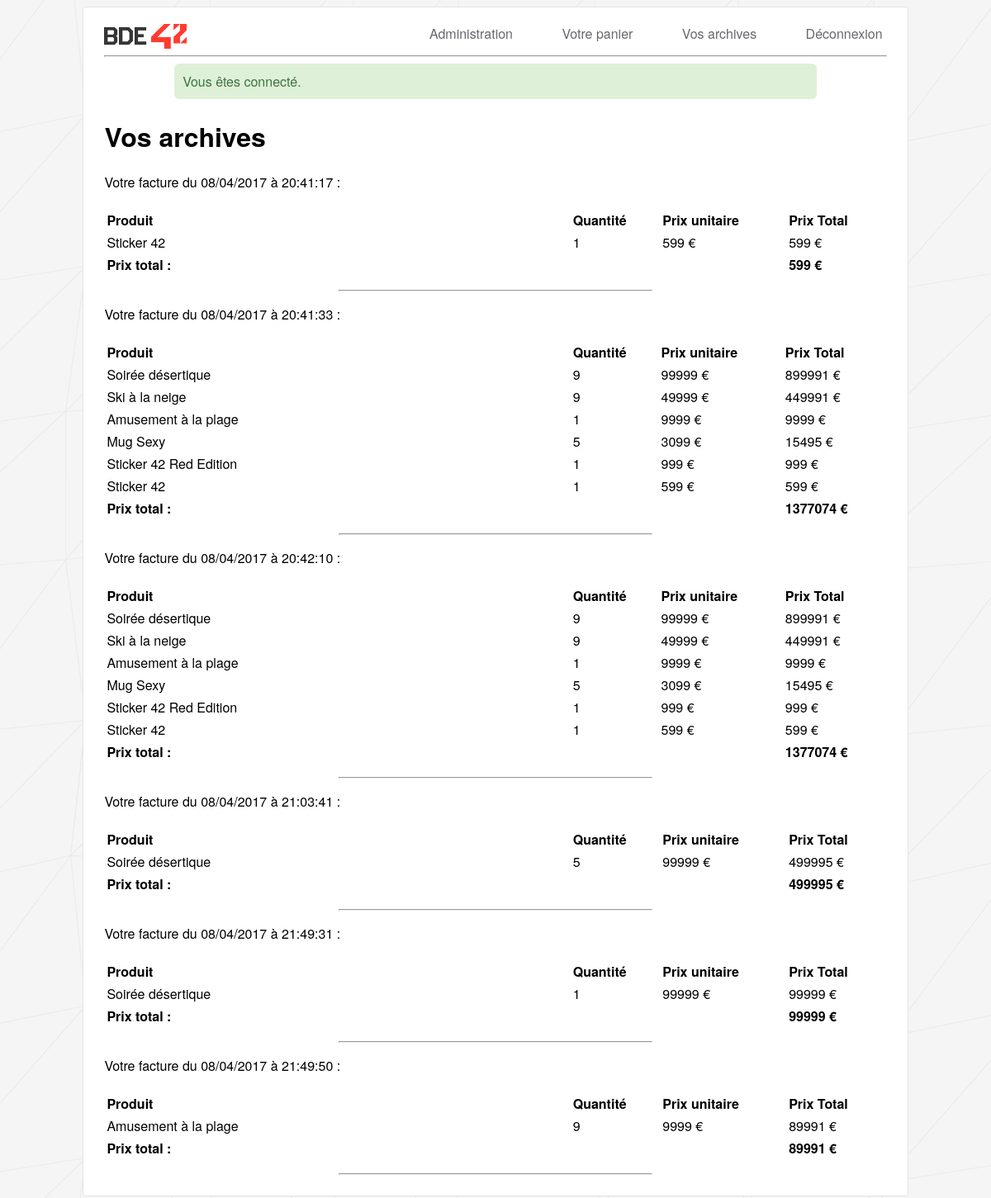
Screenshot of /?page=archives (signed in) with the database file from the repository.
### tables this page shows
CREATE TABLE `archive_product` (
  `id` int(11) NOT NULL,
  `id_archive` int(11) NOT NULL,
  `id_product` int(11) NOT NULL,
  `price` int(11) NOT NULL,
  `quantity` int(11) NOT NULL
);

CREATE TABLE `product` (
  `id` int(11) NOT NULL,
  `name` varchar(255) NOT NULL,
  `price` int(11) NOT NULL,
  `picture` varchar(512) NOT NULL,
  `description` text NOT NULL
);

### controllers/archives.php (called while the page is built)
<?php
$view = array();
$view['path'] = 'archives.php';
$view['archives'] = get_archives($conn, $current_user['id']);

### bdd.php (called while the page is built, shortened)
<?php
function shit($result)
{
	$all = array();
	while(($row = mysqli_fetch_assoc($result))) {
	    $all[] = $row;
	}
	return ($all);
}
function user_infos($conn, $id)
{
	$req = 'SELECT * FROM user WHERE id=\''.mysqli_real_escape_string($conn, $id).'\' LIMIT 1';
	$result = mysqli_query($conn, $req);
	return mysqli_fetch_assoc($result);
}
function get_archives($conn, $user_id)
{
	$req = 'SELECT id, time FROM user_archive WHERE id_user =\''.mysqli_real_escape_string($conn, $user_id).'\'';
	$result = mysqli_query($conn, $req);
	$data = array();
	$archives = shit($result);
	foreach ($archives as $archive) {
		$req = 'SELECT * FROM archive_product LEFT JOIN product ON product.id = archive_product.id_product WHERE id_archive =\''.$archive['id'].'\'';
		$data[$archive['time']] = shit(mysqli_query($conn, $req));
	}
	return ($data);
}

### views/archives.php (the view)
<h1>Vos archives</h1>
<?php
foreach ($view['archives'] as $time => $archive) {
	$total = 0;
	if (!$archive)
		continue;
?>
<p>Votre facture du <?php echo date('d/m/Y à H:i:s', strtotime($time)); ?> :
<table class="p100" style="margin-top:20px;">
   <thead>
       <tr>
           <th class="left">Produit</th>
           <th class="left">Quantité</th>
           <th class="left">Prix unitaire</th>
           <th class="left">Prix Total</th>
       </tr>
   </thead>
   <tbody>
   	<?php
   	foreach ($archive as $articles) {
	$price = $articles['quantity'] * $articles['price'];
	$total += $price;
	?>
       <tr>
           <td style="width: 60%;"><?=$articles['name']?></td>
           <td><?=$articles['quantity']?></td>
           <td><?=$articles['price']?> €</td>
           <td><?=$price?> €</td>
       </tr>
       <?php } ?>
    <tr>
    <td colspan="3"><strong>Prix total :</strong></td>
    <td colspan="1"><strong><?=$total?> €</strong></td>
    </tr>
   </tbody>
</table>
<hr style="width: 40%; margin:auto;">
<?php
}

### views/base.php (style rules this page uses)
body { font-family: "Helvetica Neue",Helvetica,Arial,sans-serif; background-image: url("img/bg.gif"); }
.left { text-align: left; }
.p100 { width: 100%; }

### rows the page displays
archive_product: id_product.name "Sticker 42", quantity "1", id_product.price "599"
archive_product: id_product.name "Soirée désertique", quantity "9", id_product.price "99999", quantity.price "899991"
archive_product: id_product.name "Ski à la neige", quantity "9", id_product.price "49999", quantity.price "449991"
archive_product: id_product.name "Amusement à la plage", quantity "1", id_product.price "9999"
archive_product: id_product.name "Mug Sexy", quantity "5", id_product.price "3099", quantity.price "15495"
archive_product: id_product.name "Sticker 42 Red Edition", quantity "1", id_product.price "999"
archive_product: id_product.name "Sticker 42", quantity "1", id_product.price "599"
archive_product: id_product.name "Soirée désertique", quantity "9", id_product.price "99999", quantity.price "899991"
archive_product: id_product.name "Ski à la neige", quantity "9", id_product.price "49999", quantity.price "449991"
archive_product: id_product.name "Amusement à la plage", quantity "1", id_product.price "9999"
archive_product: id_product.name "Mug Sexy", quantity "5", id_product.price "3099", quantity.price "15495"
archive_product: id_product.name "Sticker 42 Red Edition", quantity "1", id_product.price "999"
archive_product: id_product.name "Sticker 42", quantity "1", id_product.price "599"
archive_product: id_product.name "Soirée désertique", quantity "5", id_product.price "99999", quantity.price "499995"
archive_product: id_product.name "Soirée désertique", quantity "1", id_product.price "99999"
archive_product: id_product.name "Amusement à la plage", quantity "9", id_product.price "9999", quantity.price "89991"

### other values shown
$_SESSION['flashmessage'] "Vous êtes connecté."
date('d/m/Y à H:i:s', strtotime($time)) "08/04/2017 à 20:41:17"
$total "599"
date('d/m/Y à H:i:s', strtotime($time)) "08/04/2017 à 20:41:33"
$total "1377074"
date('d/m/Y à H:i:s', strtotime($time)) "08/04/2017 à 20:42:10"
date('d/m/Y à H:i:s', strtotime($time)) "08/04/2017 à 21:03:41"
$total "499995"
date('d/m/Y à H:i:s', strtotime($time)) "08/04/2017 à 21:49:31"
$total "99999"
date('d/m/Y à H:i:s', strtotime($time)) "08/04/2017 à 21:49:50"
$total "89991"
